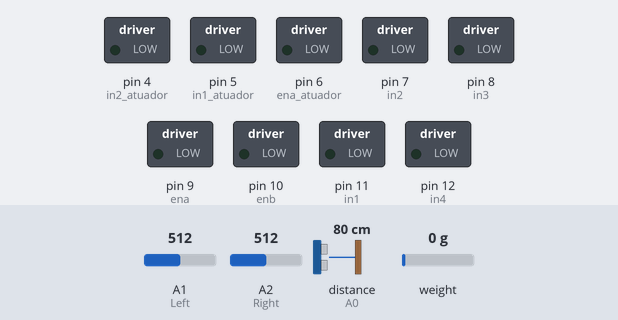
The sketch below on a simulated Arduino Uno, built with avr-gcc and run on an emulated ATmega328P. Parts: switched loads named in the sketch (green lamp = pin HIGH). Inputs (shaded band) come from the test bench; at power-on: weight on the scale 0 g, A1 (Left) = 512, A2 (Right) = 512, distance to the obstacle (sensor on A0) 80 cm. The echo pulse lasts 58.3 µs per cm; what the sketch prints to the serial monitor is not drawn.

Above: at 8.4 s.
8.5 s: weight on the scale set to 90 g
13.6 s: weight on the scale set to 105 g
At 18.0 s:
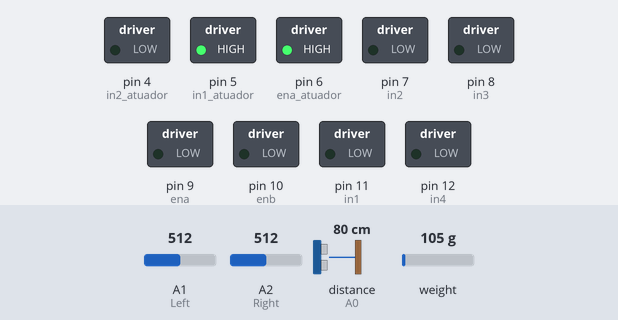
At 29.9 s:
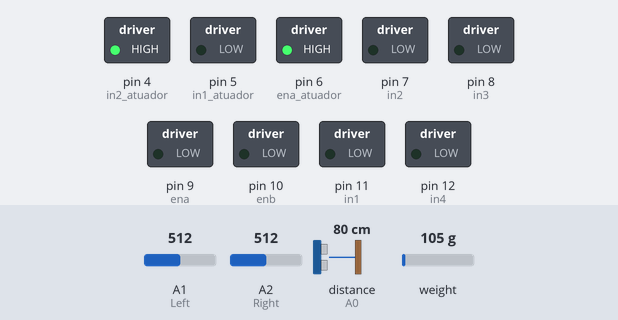
Timing chart, 0 to 31.4 s (numbered marks = the images above; inputs shaded):
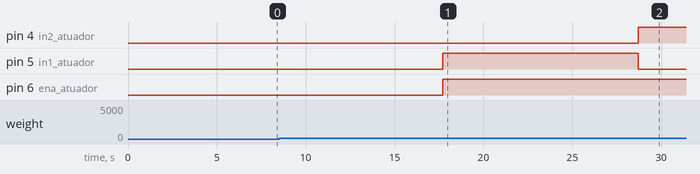

Measured:
- the behaviour switches between 99 and 100 g on weight on the scale (found by bisection; images 0 and 1)
- after the input at 8.5 s, every drawn part: stays the same
- after the input at 13.6 s, pin 4 (in2_atuador): LOW → HIGH after 15.1 s; pin 5 (in1_atuador): LOW → HIGH after 4.1 s, → LOW 11.0 s later; pin 6 (ena_atuador): LOW → HIGH after 4.1 s

The sketch:

C_digo_Final.ino
```cpp
#include "HX711.h"
#include <NewPing.h>

// Pinos para os sensores
const int Left = A1;  // Sensor de linha esquerdo no pino A1
const int Right = A2;   // Sensor de linha direito no pino A2

const int in1 = 11;  // Pino de controle IN1 do L298N
const int in2 = 7;  // Pino de controle IN2 do L298N
const int ena = 9;  // Pino de PWM (ENA) para o lado direito
const int in3 = 8;  // Pino de controle IN3 do L298N
const int in4 = 12; // Pino de controle IN4 do L298N
const int enb = 10; // Pino de PWM (ENB) para o lado esquerdo

const int in1_atuador = 5;  // Pino de controle IN1 do 2º L298N
const int in2_atuador = 4;  // Pino de controle IN2 do 2º L298N
const int ena_atuador = 6;  // Pino de PWM (ENA) para o lado direito (2º L298N)

const int LOADCELL_DOUT_PIN = 3;
const int LOADCELL_SCK_PIN = 2;
HX711 scale;
#define CALIBRATION_FACTOR 482.541

const int trigPin = A3; //Pino trig do ultrasónico ligado ao pino A0
const int echoPin = A0; //Pino echo do ultrasónico ligado ao pino A3
NewPing sonar(trigPin, echoPin);

void setup() {
  pinMode(ena, OUTPUT);
  pinMode(enb, OUTPUT);
  pinMode(in1, OUTPUT);
  pinMode(in2, OUTPUT);
  pinMode(in3, OUTPUT);
  pinMode(in4, OUTPUT);

  pinMode(Left, INPUT);
  pinMode(Right, INPUT);

  digitalWrite(in1, LOW);
  digitalWrite(in2, LOW);
  digitalWrite(in3, LOW);
  digitalWrite(in4, LOW);

  pinMode(ena_atuador, OUTPUT);
  pinMode(in1_atuador, OUTPUT);
  pinMode(in2_atuador, OUTPUT);

  digitalWrite(in1_atuador, LOW);
  digitalWrite(in2_atuador, LOW);
  analogWrite(ena_atuador, 0);

  pinMode(trigPin, OUTPUT);
  pinMode(echoPin, INPUT);

  scale.begin(LOADCELL_DOUT_PIN, LOADCELL_SCK_PIN);
  scale.set_scale(CALIBRATION_FACTOR);
  scale.tare();

  Serial.begin(57600);  // Inicializa a comunicação serial para monitoramento

  delay(5000);  // Aguarda 5 segundos para colocar o peso
  int initialReading = round(scale.get_units());
  Serial.print("Peso inicial: ");
  Serial.println(initialReading);
  delay(1000);  // Adicione um atraso opcional se necessário
}

void loop() {
  int LerLeft = analogRead(Left);
  int LerRight = analogRead(Right);
  int distancia = getDistance();
  if (distancia <= 15){
    MotorParar();
  } else {
  if (LerLeft > 35 && LerRight <= 35) {
    MotorDireita();
  }
  if (LerLeft <= 35 && LerRight > 35) {
    MotorEsquerda();
  }
  if (LerLeft > 35 && LerRight > 35) {
    MotorParar();

    // Aguarda 5 segundos
    delay(5000);

    int reading = round(scale.get_units());

    if (reading >= 100) {
      AtivarAtuador();
      delay(11000);
      DesativarAtuador();
      delay(11000);
    }
  }
  if (LerLeft <= 35 && LerRight <= 35) {
    MotorContinuar();
  }
  }
}

void MotorDireita() {
  digitalWrite(in1, LOW);
  digitalWrite(in2, HIGH);
  digitalWrite(in3, LOW);
  digitalWrite(in4, HIGH);
  analogWrite(ena, 230);
  analogWrite(enb, 230);
}

void MotorEsquerda() {
  digitalWrite(in1, HIGH);
  digitalWrite(in2, LOW);
  digitalWrite(in3, HIGH);
  digitalWrite(in4, LOW);
  analogWrite(ena, 227);
  analogWrite(enb, 227);
}

void MotorParar() {
  digitalWrite(in1, LOW);
  digitalWrite(in2, LOW);
  digitalWrite(in3, LOW);
  digitalWrite(in4, LOW);
  analogWrite(ena, 0);
  analogWrite(enb, 0);
}

void MotorContinuar() {
  digitalWrite(in1, HIGH);
  digitalWrite(in2, LOW);
  digitalWrite(in3, LOW);
  digitalWrite(in4, HIGH);
  analogWrite(ena, 70);
  analogWrite(enb, 70);
}

void AtivarAtuador(){
  digitalWrite(in1_atuador, HIGH);
  digitalWrite(in2_atuador, LOW);
  analogWrite(ena_atuador, 255);
}

void DesativarAtuador(){
  digitalWrite(in1_atuador, LOW);
  digitalWrite(in2_atuador, HIGH);
  analogWrite(ena_atuador, 255);
}

int getDistance(){
  delay(50);
  int cm = sonar.ping_cm();
  if (cm == 0) {
    cm = 100;
  }
  return cm;
}
```
